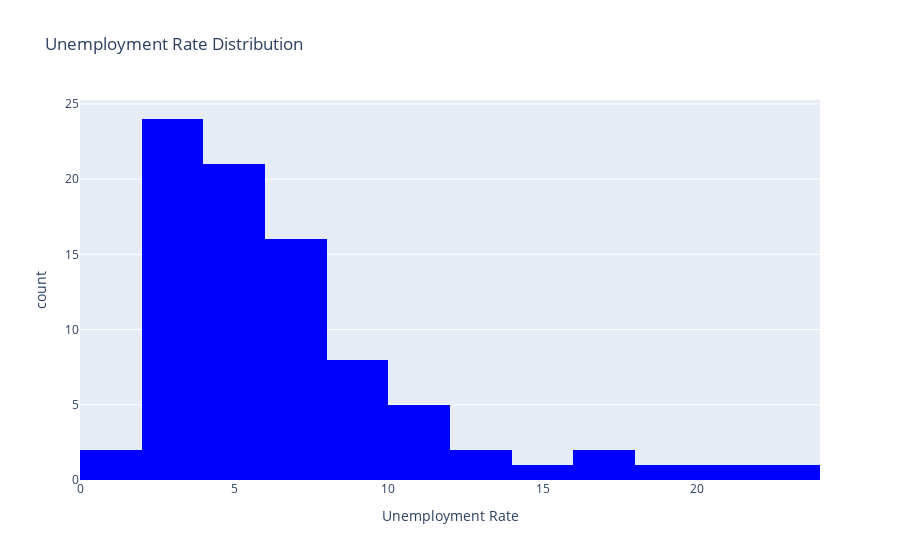

This figure's notebook cell:
### Code cell
fig = px.histogram(
    df_final,
    x="Unemployment Rate",
    title="Unemployment Rate Distribution",
    color_discrete_sequence=['blue']
)

fig.show()
Skewness=df_final['Unemployment Rate'].skew()
print(f'Skewness:{Skewness}')

### Figure 1 — Plotly figure (JSON) as saved in the notebook; plotly's stock layout.template omitted (floating-point values rounded to 4 significant figures)
{"data": [{"bingroup": "x", "hovertemplate": "Unemployment Rate=%{x}<br>count=%{y}<extra></extra>", "legendgroup": "", "marker": {"color": "blue", "pattern": {"shape": ""}}, "name": "", "orientation": "v", "showlegend": false, "type": "histogram", "x": [10.2, 3.0, 10.7, 6.2, 5.9, 5.6, 2.3, 4.6, 4.7, 9.9, 5.3, 9.6, 11.2, 1.4, 3.7, 4.7, 3.2, 2.1, 3.9, 3.2, 2.5, 4.3, 3.8, 3.3, 4.0, 6.5, 9.5, 10.8, 11.0, 13.7, 21.6, 17.7, 3.5, 6.6, 6.6, 8.1, 6.9, 8.5, 6.1, 3.5, 4.8, 7.5, 3.7, 17.2, 19.9, 2.7, 6.5, 2.4, 4.4, 4.5, 4.6, 4.7, 9.3, 6.1, 23.0, 8.5, 6.2, 6.1, 5.6, 5.3, 3.7, 4.2, 3.3, 4.1, 3.0, 3.3, 5.4, 4.6, 1.6, 2.2, 3.7, 2.9, 7.4, 7.0, 7.0, 5.3, 3.4, 2.4, 4.5, 6.2, 6.3, 9.2, 14.4, 12.2], "xaxis": "x", "yaxis": "y"}], "layout": {"barmode": "relative", "legend": {"tracegroupgap": 0}, "title": {"text": "Unemployment Rate Distribution"}, "xaxis": {"anchor": "y", "domain": [0, 1], "title": {"text": "Unemployment Rate"}}, "yaxis": {"anchor": "x", "domain": [0, 1], "title": {"text": "count"}}}}
